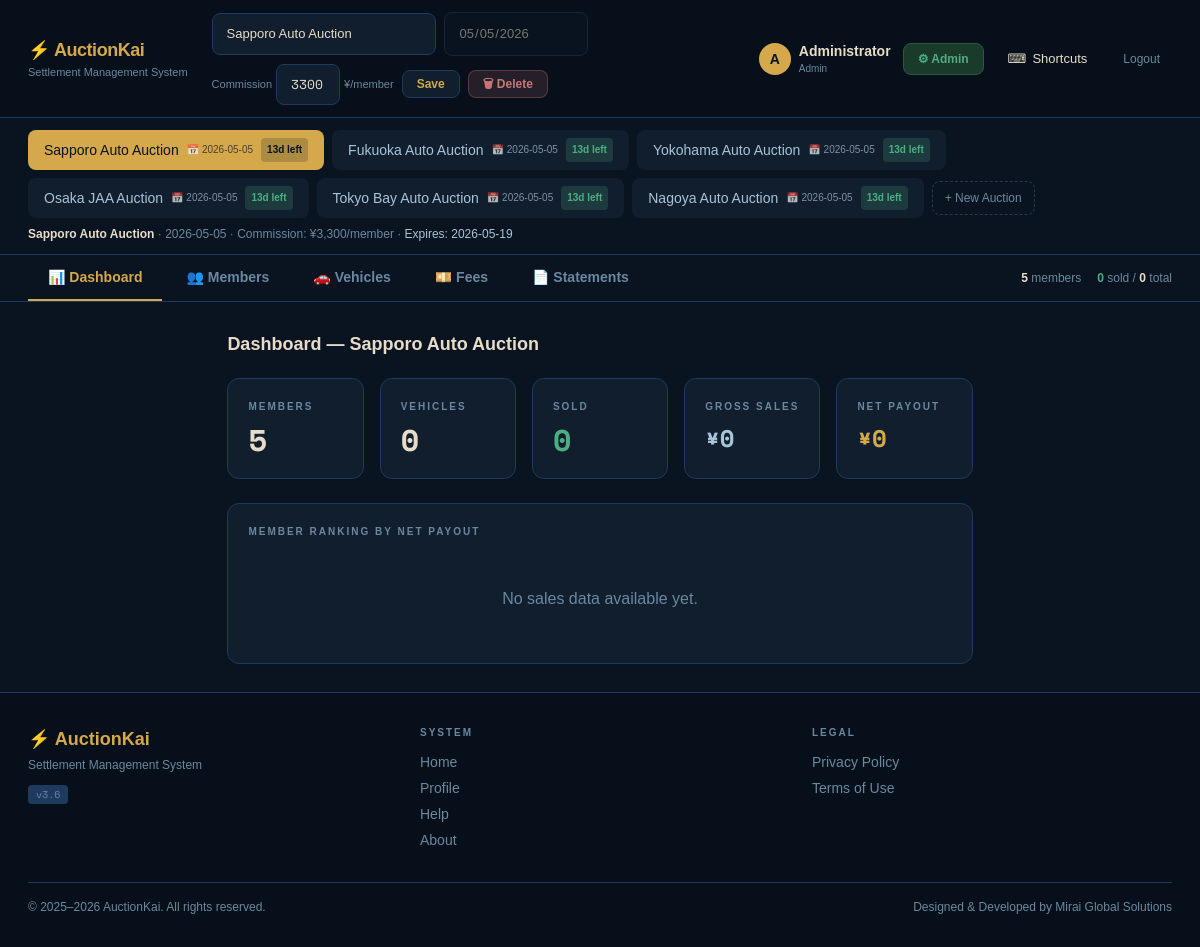
/index.php (signed in), run on the app's committed database.
### tables this page shows
CREATE TABLE IF NOT EXISTS `auction` (
  `id`              INT UNSIGNED AUTO_INCREMENT PRIMARY KEY,
  `user_id`         INT UNSIGNED NOT NULL,
  `name`            VARCHAR(200) NOT NULL,
  `date`            DATE         NOT NULL,
  `commission_fee` DECIMAL(12,0) NOT NULL DEFAULT 3300 COMMENT 'Commission fee per member',
  `expires_at`      DATE         NOT NULL COMMENT 'Auto-delete sold vehicles + auction after this date',
  `created_at`      TIMESTAMP    DEFAULT CURRENT_TIMESTAMP,
  `updated_at`      TIMESTAMP    DEFAULT CURRENT_TIMESTAMP ON UPDATE CURRENT_TIMESTAMP,
  FOREIGN KEY (`user_id`) REFERENCES `users`(`id`) ON DELETE CASCADE
);

### includes/branding.php (called while the page is built, shortened)
<?php
function loadBranding(PDO $db): array {
    $defaults = [
        'brand_name' => 'AuctionKai',
        'brand_tagline' => 'Settlement Management System',
        'brand_owner' => 'Mirai Global Solutions',
        'brand_email' => '',
        'brand_phone' => '',
        'brand_address' => '',
        'brand_logo_url' => '',
        'brand_accent_color' => '#D4A84B',
        'brand_footer_text' => 'Designed & Developed by Mirai Global Solutions',
    ];
    try {
        $rows = $db->query("SELECT `key`, value FROM settings WHERE `key` LIKE 'brand_%'")->fetchAll(PDO::FETCH_KEY_PAIR);
        return array_merge($defaults, $rows);
    } catch (Exception $e) {
        return $defaults;
    }
}

### includes/helpers.php (called while the page is built, shortened)
<?php
function fmt(float $n): string {
    return '¥' . number_format(round($n));
}
function h(string $s): string {
    return htmlspecialchars($s, ENT_QUOTES, 'UTF-8');
}
function calcStatement(int $memberId, array $vehicles, float $commissionFee, array $specialFees = []): array {
    $all = array_values(array_filter($vehicles, fn($v) => (int)$v['member_id'] === $memberId));
    $mv = array_values(array_filter($all, fn($v) => $v['sold']));
    $uv = array_values(array_filter($all, fn($v) => !$v['sold']));
    $count       = count($mv);
    $unsoldCount = count($uv);
    $grossSales  = array_sum(array_column($mv, 'sold_price'));
    $taxTotal    = array_sum(array_map(fn($v) => round((float)$v['sold_price'] * 0.10), $mv));
    $recycleTotal= array_sum(array_map(fn($v) => (float)($v['recycle_fee'] ?? 0), $mv));
    $listingFeeTotal = array_sum(array_map(fn($v) => (float)($v['listing_fee'] ?? 0), $mv));
    $soldFeeTotal    = array_sum(array_map(fn($v) => (float)($v['sold_fee'] ?? 0), $mv));
    $nagareFeeTotal  = array_sum(array_map(fn($v) => (float)($v['nagare_fee'] ?? 0), $uv));
    $commissionTotal = $commissionFee;
    $specialDeductions = 0;
    $specialAdditions = 0;
    $totalReceived = $grossSales + $taxTotal + $recycleTotal + $specialAdditions;
    $totalVehicleDed = $listingFeeTotal + $soldFeeTotal + $nagareFeeTotal;
    $totalDed = $totalVehicleDed + $commissionTotal + $specialDeductions;
    $netPayout = $count > 0 ? $totalReceived - $totalDed : 0;
    return compact('mv','uv','count','unsoldCount','grossSales','taxTotal','recycleTotal','listingFeeTotal','soldFeeTotal','nagareFeeTotal','commissionTotal','commissionFee','specialDeductions','specialAdditions','specialFees','totalReceived','totalVehicleDed','totalDed','netPayout');
}

### index.php (the view, shortened to what this page needs)
<?php
require_once __DIR__ . '/includes/helpers.php';
require_once __DIR__ . '/includes/branding.php';
$userId = (int)$_SESSION['user_id'];
$userName = $_SESSION['user_name'] ?? 'User';
$userRole = $_SESSION['user_role'] ?? 'user';
$db = db();
$brand = loadBranding($db);
$allAuctions_q = $db->prepare("SELECT * FROM auction WHERE user_id=? ORDER BY date DESC, id DESC");
$allAuctions_q->execute([$userId]);
$allAuctions = $allAuctions_q->fetchAll();
$activeAuctionId = (int)($_SESSION['auction_id'] ?? 0);
$auction = null;
if ($activeAuctionId) {
    $stmt = $db->prepare("SELECT * FROM auction WHERE id=? AND user_id=?");
    $stmt->execute([$activeAuctionId, $userId]);
    $auction = $stmt->fetch();
}
try {
    $db->exec("DELETE FROM statement_links WHERE expires_at < NOW()");
} catch (Exception $e) {
}
if (!$activeAuctionId) {
    $allAuctions_q = $db->prepare("SELECT * FROM auction WHERE user_id=? ORDER BY date DESC, id DESC");
    $allAuctions_q->execute([$userId]);
    $allAuctions = $allAuctions_q->fetchAll();
    $auction = !empty($allAuctions) ? $allAuctions[0] : null;
    $activeAuctionId = $auction ? (int)$auction['id'] : 0;
    $_SESSION['auction_id'] = $activeAuctionId;
} else {
    $allAuctions_q = $db->prepare("SELECT * FROM auction WHERE user_id=? ORDER BY date DESC, id DESC");
    $allAuctions_q->execute([$userId]);
    $allAuctions = $allAuctions_q->fetchAll();
    $auction = null;
    foreach ($allAuctions as $a) { if ((int)$a['id'] === $activeAuctionId) { $auction = $a; break; } }
}
$members  = $userId
    ? (function() use ($db, $userId) { $q = $db->prepare("SELECT * FROM members WHERE user_id=? ORDER BY id"); $q->execute([$userId]); return $q->fetchAll(); })()
    : [];
$vehicles = $activeAuctionId
    ? (function() use ($db, $activeAuctionId, $userId) { $q = $db->prepare("SELECT v.* FROM vehicles v JOIN members m ON v.member_id = m.id WHERE v.auction_id=? AND m.user_id=? ORDER BY v.id"); $q->execute([$activeAuctionId, $userId]); return $q->fetchAll(); })()
    : [];
$memberFeesAll = [];
$tab      = $_GET['tab'] ?? 'dashboard';
$tabs     = ['dashboard'=>['icon'=>'📊','label'=>'Dashboard'],'members'=>['icon'=>'👥','label'=>'Members'],'vehicles'=>['icon'=>'🚗','label'=>'Vehicles'],'special_fees'=>['icon'=>'💴','label'=>'Fees'],'statements'=>['icon'=>'📄','label'=>'Statements']];
$totalSold= count(array_filter($vehicles, fn($v) => $v['sold']));
?>
<!DOCTYPE html>
<html lang="en">
<head>
<link rel="stylesheet" href="css/style.css?v=3.5">
<?php include 'css/tailwind-config.php'; ?>
</head>
<body class="bg-ak-bg text-ak-text font-sans min-h-screen flex flex-col"><div class="flex-1 flex flex-col">
<div class="bg-ak-bg2 border-b border-ak-border px-7 py-3 flex items-center gap-6 sticky top-0 z-50 animate-slide-down topbar-inner">
  <div class="shrink-0">
    <div class="text-ak-gold font-bold text-lg tracking-tight">⚡ <?= h($brand['brand_name']) ?></div>
    <div class="text-ak-muted text-[11px]"><?= h($brand['brand_tagline']) ?></div>
  </div>
  <?php if ($auction): ?>
  <div class="flex items-center gap-2 flex-1 justify-center">
    <form onsubmit="return submitSaveAuction(event)" style='display:contents' data-parsley-validate>
      <div class="flex items-center gap-2 flex-wrap">
        <input class="inp w-56" name="name" value="<?= h($auction['name']) ?>" placeholder="Auction name">
        <input class="inp w-36 opacity-50 cursor-not-allowed" type="date" name="date" value="<?= h($auction['date']) ?>" disabled>
        <div class="flex items-center gap-1"><span class="text-ak-muted text-[11px]">Commission</span><input class="inp font-mono w-16" type="number" step="1" name="commissionFee" value="<?= (float)($auction['commission_fee'] ?? 3300) ?>" data-parsley-type="number" data-parsley-min="0"><span class="text-ak-muted text-[11px]">¥/member</span></div>
        <button class="btn btn-dark btn-sm" type="submit">Save</button>
        <a class="btn btn-sm" href="api/delete_auction.php?auction_id=<?= (int)$auction['id'] ?>" style="background:rgba(204,119,119,.15);color:var(--red);border:1px solid rgba(204,119,119,.3)">🗑 Delete</a>
      </div>
    </form>
  </div>
  <?php endif; ?>
  <div class="flex items-center gap-3 shrink-0 ml-auto">
    <a href="profile.php" class="flex items-center gap-2 no-underline hover:opacity-80 transition-opacity">
      <div class="w-8 h-8 rounded-full bg-ak-gold text-ak-bg flex items-center justify-center font-bold text-sm"><?= mb_strtoupper(mb_substr($userName, 0, 1)) ?></div>
      <div><div class="text-ak-text text-sm font-semibold"><?= h($userName) ?></div><div class="text-ak-muted text-[10px] capitalize"><?= h($userRole) ?></div></div>
    </a>
    <?php if ($userRole === 'admin'): ?>
      <a href="admin/index.php" style="background:#1A3A2A;color:#4CAF82;border:1px solid #2A5A3A;border-radius:8px;padding:6px 14px;font-size:12px;font-weight:700;text-decoration:none">⚙ Admin</a>
    <?php endif; ?>
    <button onclick="KeyboardShortcuts.openShortcutsModal()" class="theme-toggle" title="Keyboard shortcuts (?)"><span>⌨</span><span class="hide-mobile">Shortcuts</span></button>
    <a href="auth/logout.php" class="text-ak-muted text-xs hover:text-ak-red transition-colors px-3 py-2 rounded-lg hover:bg-ak-infield">Logout</a>
  </div>
</div>
<?php
try {
    $maintenanceOn = $db->query("SELECT value FROM settings WHERE `key`='maintenance_mode'")->fetchColumn() === '1';
} catch (Exception $e) {}
?>
<div class="bg-ak-bg border-b border-ak-border px-7 py-3">
  <div class="flex gap-2 flex-wrap items-center">
    <?php foreach ($allAuctions as $a): ?>
      <a class="inline-flex items-center gap-2 px-4 py-2 rounded-lg text-sm font-medium transition-all duration-200 <?= (int)$a['id'] === $activeAuctionId ? 'bg-ak-gold text-ak-bg animate-pulse-gold' : 'bg-ak-card text-ak-text2 hover:bg-ak-border' ?>" href="?auction_id=<?= (int)$a['id'] ?>&tab=<?= h($tab) ?>">
        <?= h($a['name']) ?>
        <span class="text-[10px] opacity-70">📅 <?= h($a['date']) ?></span>
        <?php
        $daysLeft = (int)((strtotime($a['expires_at']) - time()) / 86400);
        $badgeClass = $daysLeft <= 0 ? 'bg-ak-red/20 text-ak-red' : ($daysLeft <= 3 ? 'bg-yellow-500/20 text-yellow-400' : 'bg-ak-green/20 text-ak-green');
        $badgeText = $daysLeft <= 0 ? 'Expired' : ($daysLeft . 'd left');
        ?>
        <span class="text-[10px] px-1.5 py-0.5 rounded font-bold <?= (int)$a['id'] === $activeAuctionId ? 'bg-ak-bg/20 text-ak-bg' : $badgeClass ?>"><?= $badgeText ?></span>
      </a>
    <?php endforeach; ?>
    <button class="px-3 py-2 rounded-lg border border-dashed border-ak-border text-ak-muted text-xs hover:border-ak-gold hover:text-ak-gold transition-all duration-200" onclick="document.getElementById('addAuctionForm').classList.toggle('hidden')">+ New Auction</button>
  </div>
  <?php if ($auction): ?>
  <div class="text-ak-muted text-xs mt-2">
    <b class="text-ak-text"><?= h($auction['name']) ?></b> · <?= h($auction['date']) ?> · Commission: ¥<?= number_format((float)($auction['commission_fee'] ?? 3300)) ?>/member · <span class="<?= $daysLeft <= 3 ? 'text-yellow-400 font-semibold' : 'text-ak-text2' ?>">Expires: <?= h($auction['expires_at'] ?? 'N/A') ?></span>
  </div>
  <?php endif; ?>
</div>
<div class="bg-ak-bg border-b border-ak-border px-7 flex items-center gap-1">
  <?php foreach ($tabs as $key => $t): ?>
    <a class="px-5 py-3 text-sm font-semibold transition-all duration-200 border-b-2 <?= $tab === $key ? 'text-ak-gold border-ak-gold' : 'text-ak-muted border-transparent hover:text-ak-text2' ?>" href="?tab=<?= $key ?><?= $activeAuctionId ? '&auction_id='.$activeAuctionId : '' ?>"><?= $t['icon'] ?> <?= $t['label'] ?></a>
  <?php endforeach; ?>
  <div class="ml-auto text-xs text-ak-muted flex gap-4">
    <span><b class="text-ak-text"><?= count($members) ?></b> members</span>
    <span><b class="text-ak-green"><?= $totalSold ?></b> sold / <b class="text-ak-text"><?= count($vehicles) ?></b> total</span>
  </div>
</div>
<div class="p-7 max-w-[1400px] mx-auto animate-fade-in">
<?php if (!$auction): ?>
  <div class="text-center py-24">
    <h2 class="text-2xl font-bold text-ak-muted mb-3">No Auctions Yet</h2>
    <p class="text-ak-muted2">Click <strong class="text-ak-gold">"+ New Auction"</strong> above to create your first auction.</p>
  </div>
<?php elseif ($tab === 'dashboard'): ?>
<?php
$totalGross = 0; $totalNet = 0; $memberRanking = [];
foreach ($members as $m) {
    $s = calcStatement((int)$m['id'], $vehicles, (float)($auction['commission_fee'] ?? 3300), $memberFeesAll[$m['id']] ?? []);
    $totalGross += $s['grossSales'];
    $totalNet  += $s['netPayout'];
    $memberRanking[] = ['name'=>$m['name'], 'count'=>$s['count'], 'unsoldCount'=>$s['unsoldCount'], 'gross'=>$s['grossSales'], 'net'=>$s['netPayout']];
}
usort($memberRanking, fn($a, $b) => $b['net'] <=> $a['net']);
?>
<h2 class="text-lg font-bold mb-5">Dashboard — <?= h($auction['name']) ?></h2>
<div class="grid grid-cols-2 md:grid-cols-5 gap-4 mb-6">
  <div class="bg-ak-card border border-ak-border rounded-xl p-5 animate-fade-in-up">
    <div class="text-ak-muted text-[10px] font-bold tracking-[2px] uppercase">Members</div>
    <div class="text-3xl font-bold text-ak-text mt-2 font-mono"><?= count($members) ?></div>
  </div>
  <div class="bg-ak-card border border-ak-border rounded-xl p-5 animate-fade-in-up" style="animation-delay:.05s">
    <div class="text-ak-muted text-[10px] font-bold tracking-[2px] uppercase">Vehicles</div>
    <div class="text-3xl font-bold text-ak-text mt-2 font-mono"><?= count($vehicles) ?></div>
  </div>
  <div class="bg-ak-card border border-ak-border rounded-xl p-5 animate-fade-in-up" style="animation-delay:.1s">
    <div class="text-ak-muted text-[10px] font-bold tracking-[2px] uppercase">Sold</div>
    <div class="text-3xl font-bold text-ak-green mt-2 font-mono"><?= $totalSold ?></div>
  </div>
  <div class="bg-ak-card border border-ak-border rounded-xl p-5 animate-fade-in-up" style="animation-delay:.15s">
    <div class="text-ak-muted text-[10px] font-bold tracking-[2px] uppercase">Gross Sales</div>
    <div class="text-2xl font-bold text-ak-text2 mt-2 font-mono"><?= fmt($totalGross) ?></div>
  </div>
  <div class="bg-ak-card border border-ak-border rounded-xl p-5 animate-fade-in-up" style="animation-delay:.2s">
    <div class="text-ak-muted text-[10px] font-bold tracking-[2px] uppercase">Net Payout</div>
    <div class="text-2xl font-bold text-ak-gold mt-2 font-mono"><?= fmt($totalNet) ?></div>
  </div>
</div>
<div class="bg-ak-card border border-ak-border rounded-xl p-5 animate-fade-in-up" style="animation-delay:.25s">
  <div class="text-[10px] font-bold tracking-[2px] uppercase text-ak-muted mb-4">Member Ranking by Net Payout</div>
  <?php if (empty($memberRanking) || $totalNet == 0): ?>
    <div class="text-ak-muted text-center py-8">No sales data available yet.</div>
  <?php endif; ?>
</div>
<?php endif; ?>
<?php require_once 'includes/footer.php'; ?>
</body>
</html>

### data on the page
auction: name "Sapporo Auto Auction", date "05/05/2026", commissionFee "3300", date "2026-05-05", expires_at "13d left", commission_fee "3,300", expires_at "2026-05-19"
auction: name "Fukuoka Auto Auction", date "2026-05-05", expires_at "13d left"
auction: name "Yokohama Auto Auction", date "2026-05-05", expires_at "13d left"
auction: name "Osaka JAA Auction", date "2026-05-05", expires_at "13d left"
auction: name "Tokyo Bay Auto Auction", date "2026-05-05", expires_at "13d left"
auction: name "Nagoya Auto Auction", date "2026-05-05", expires_at "13d left"

### other printed values
$brand['brand_name'] "AuctionKai"
$brand['brand_tagline'] "Settlement Management System"
mb_strtoupper(mb_substr($userName, 0, 1)) "A"
$userName "Administrator"
$userRole "Admin"
$t['icon'] "📊"
$t['label'] "Dashboard"
$t['icon'] "👥"
$t['label'] "Members"
$t['icon'] "🚗"
$t['label'] "Vehicles"
$t['icon'] "💴"
$t['label'] "Fees"
$t['icon'] "📄"
$t['label'] "Statements"
